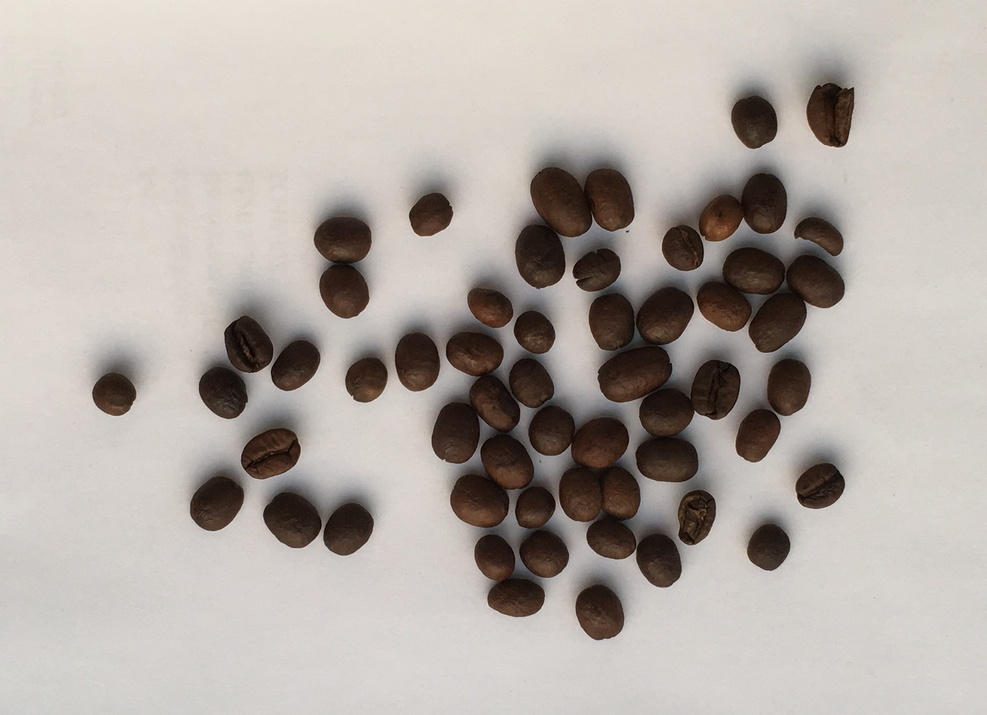
#> input picture exercises/source/exercise08/data/IMG_4272.JPG, 987 x 715 px, shrunk from 1870 x 1354 before the run
$ jupyter execute '04 Image analysis - bean counting.ipynb'   (older library calls are emulated)
#> lines starting #> are read from the running program, lines starting #| are printed output that depends on the picture; after the words box and inside, x2 and y2 are one past the last pixel; in counts of white or black regions, pixels touching at a corner belong together
## Bean counting using connected components and more to do multiple object detection

Now we have an image of many coffee beans and we want to count the number of coffee beans in the image.

[cell 1]
import numpy as np
import matplotlib.pyplot as plt
import scipy.misc
from scipy import ndimage
import imageio

[cell 2]
im_rgb = imageio.imread('data/IMG_4272.JPG')
#> im_rgb is the input picture: shape (715, 987, 3); mean R, G, B 178.9, 171.7, 165.6
original_gray = im_rgb[:,:,1] # take green channel to make grayscale image

[cell 3]
plt.imshow(original_gray, cmap='gray')
plt.colorbar();

Let's view our image is pseudocolor. This will be helpful for getting absolute intensity values from the images.

[cell 4]
plt.imshow(original_gray, cmap='jet')
plt.colorbar();

One thing we may notice are some very small details in the image which will not help us perform our bean counting task.

[cell 5]
im = ndimage.gaussian_filter(original_gray, sigma=10.0)

[cell 6]
plt.imshow(im, cmap='jet')
plt.colorbar();

## Question Part A

We now want to pick a single threshold. Ideally, this will perfectly decompose our image into connected components of coffee beans and a background.

Enter a threshold and describe why you chose this value. Use the variable `threshold`.

[cell 7]
# Enter your value here
threshold=60

(Here you should describe why you chose your particular threshold value.)

[cell 8]
thresholded = (im < threshold).astype(np.uint8)
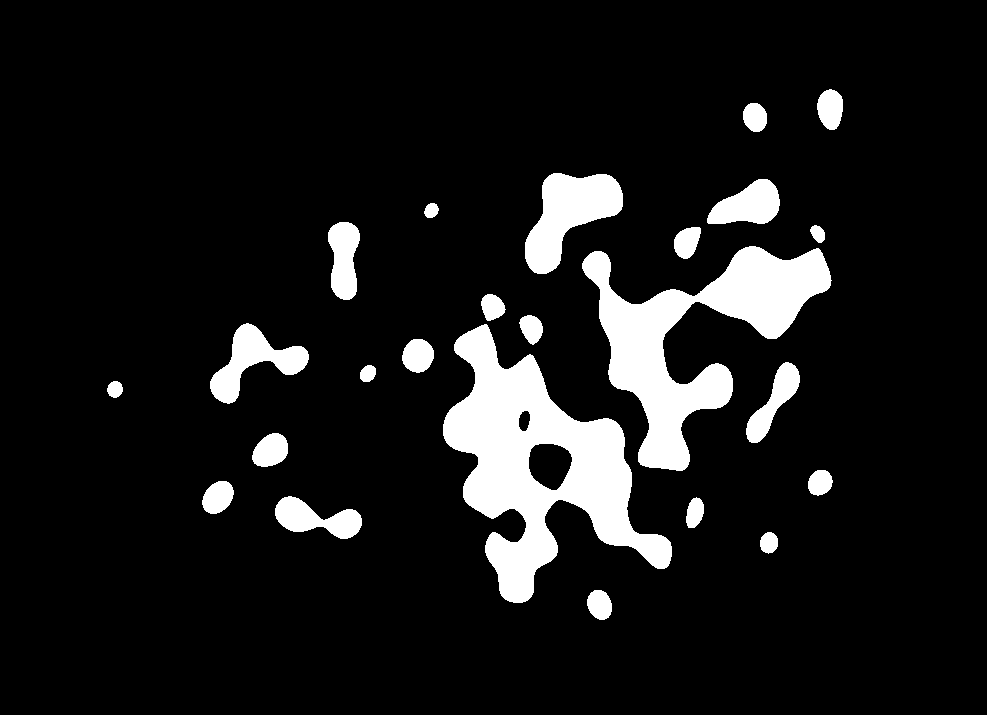
#> thresholded: shape (715, 987); values 0 (black) and 1 (white), 9.9% white; 24 white regions, largest, box (x1, y1, x2, y2) and area: (443, 324, 672, 603) 25478, (582, 246, 832, 471) 19886, (525, 173, 623, 274) 5302
plt.imshow(thresholded, cmap='gray')
plt.colorbar();

Now, we are once again going to use [connected components labeling](https://en.wikipedia.org/wiki/Connected-component_labeling) to detect objects in our binary image.

[cell 9]
labels, num_labels = ndimage.label(thresholded)
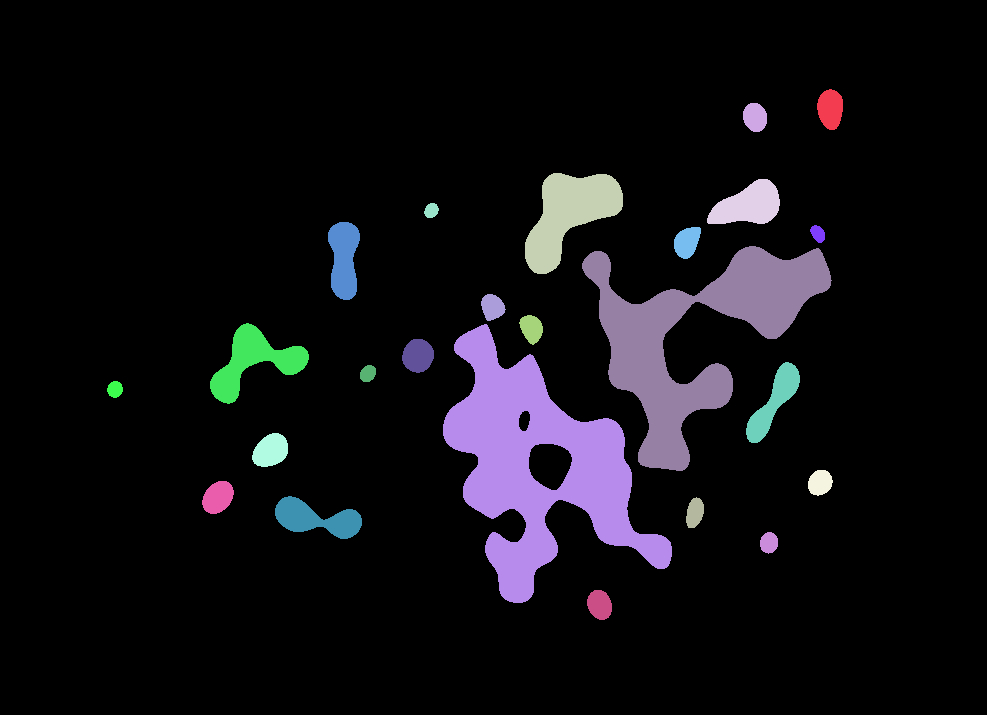
#> labels: shape (715, 987) int32; 25 distinct labels, from 0 to 24; one colour per label, 0 black
#> num_labels = 24
plt.imshow(labels, cmap='jet')
plt.colorbar();

# Detour: erosion and dilation (morphological operations)

Here we will take a small detour to demonstrate some morphological operations. You can read about morphological image processing [here](https://en.wikipedia.org/wiki/Mathematical_morphology).

We will first perform `erosion` 30 times in a row on our thresholded image. What does the erosion do?

[cell 10]
eroded = thresholded
for i in range(30):
    eroded = ndimage.binary_erosion(eroded)
#> eroded: shape (715, 987) bool; 0.23% white; 4 white regions, box (x1, y1, x2, y2) and area: (738, 276, 787, 309) 778, (474, 395, 506, 450) 565, (591, 469, 602, 495) 166, (493, 474, 506, 489) 87
plt.imshow(eroded.astype(np.uint8), cmap='gray')
plt.colorbar();

Now we will perform `dilation` 30 times in a row on our thresholded image. What does the dilation do?

[cell 11]
dilated = thresholded
for i in range(30):
    dilated = ndimage.binary_dilation(dilated)
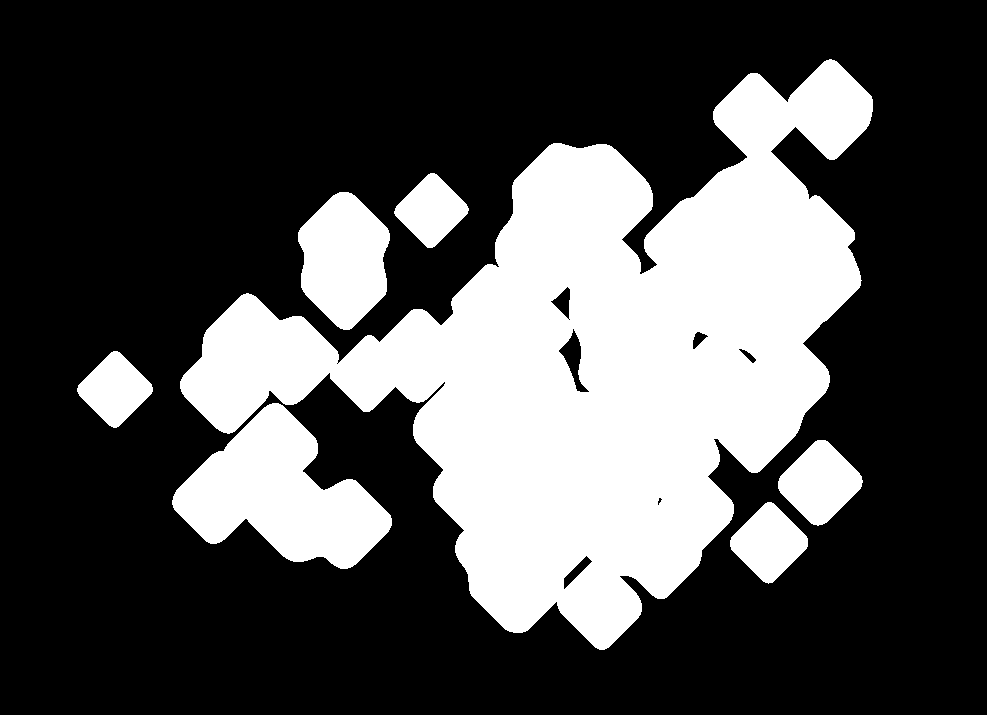
#> dilated: shape (715, 987) bool; 30.8% white; 7 white regions, largest, box (x1, y1, x2, y2) and area: (180, 59, 873, 650) 173810, (172, 403, 392, 569) 19299, (298, 192, 390, 330) 9089
plt.imshow(dilated.astype(np.uint8), cmap='gray')
plt.colorbar()

Now what about the combination of `erosion` with `dilation`?

[cell 12]
ed = thresholded
for i in range(30):
    ed = ndimage.binary_erosion(ed)
for i in range(30):
    ed = ndimage.binary_dilation(ed)
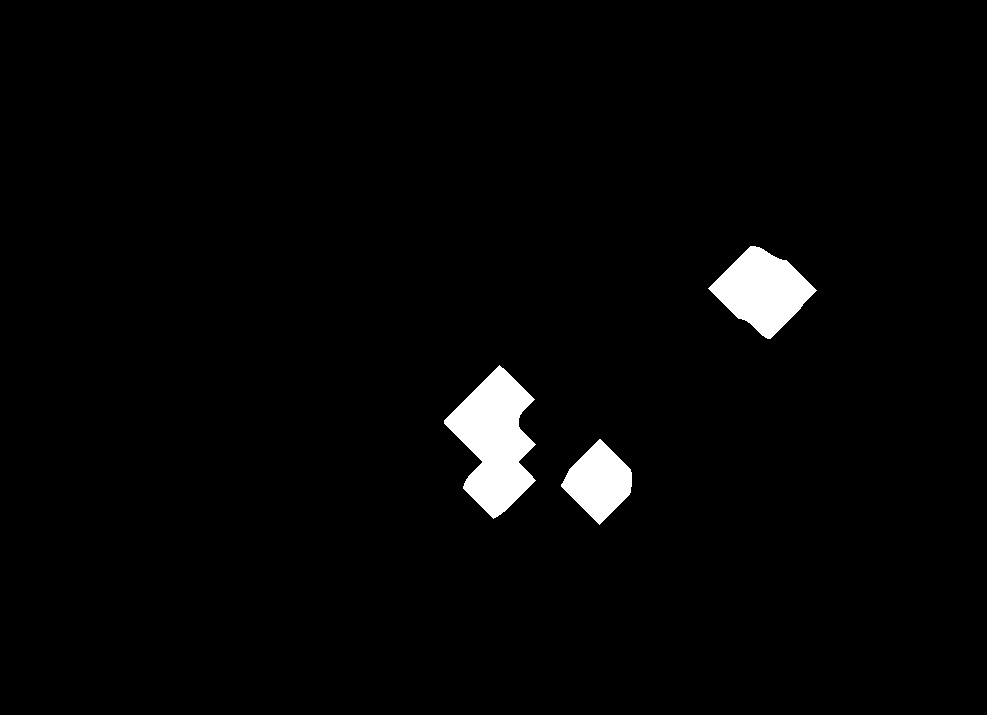
#> ed: shape (715, 987) bool; 2.4% white; 3 white regions, box (x1, y1, x2, y2) and area: (444, 365, 536, 519) 7954, (708, 246, 817, 339) 5578, (561, 439, 632, 525) 3556
plt.imshow(ed.astype(np.uint8), cmap='gray')
plt.colorbar();

# End of detour - no more morphological operations

Let's view our connected components labels a bit larger.

[cell 13]
fig, ax = plt.subplots(nrows=1, ncols=1, figsize=(10, 10))
labels, num_labels = ndimage.label(thresholded)
plt.imshow(labels, cmap='jet')
plt.colorbar();
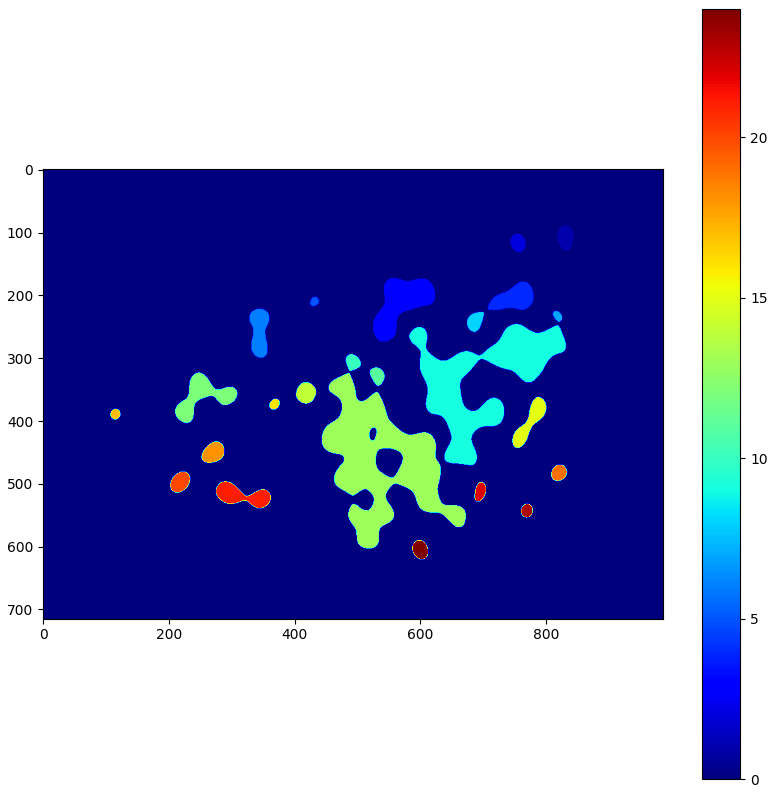
#> figure drawn by matplotlib, 2 panels

So, above are the labels for each connected component. Note that some individual coffee beans may be broken into two or more components and that sometimes multiple coffee beans may have been combined into one connected component.

Now we can calculate the "center of mass" of each connected component.

[cell 14]
coms = ndimage.center_of_mass(thresholded, labels, index=range(1,num_labels))
#> coms = 23 items, first 6: (108.5, 830), (116.8, 754.6), (213.9, 568.4), (204.7, 747.9), (210.1, 431), (258.7, 343.6)

## Question Part B

Change the parameters (and, if you like, change the processing steps) to label each coffee bean individually. Make a plot where each bean is marked with an "x".

You may like to change:

 - the image channel used (red, green, blue, an average of all channels, ...)
 - gaussian blur size
 - threshold used for binarization
 - optionally, any morphological image operations

[cell 15]
fig, ax = plt.subplots(nrows=1, ncols=1, figsize=(10, 10))
plt.imshow(im, cmap='gray')
plt.colorbar()
for com in coms:
    ax.plot([com[1]],[com[0]], 'x')
#> this loop made 23 passes
#> com on passes 1 to 12: (108.5, 830), (116.8, 754.6), (213.9, 568.4), (204.7, 747.9), (210.1, 431), (258.7, 343.6), (233.2, 817.5), (241.6, 686.6), (336.7, 695.9), (306.6, 492.1), (328.2, 531.1), (361.1, 253.1)
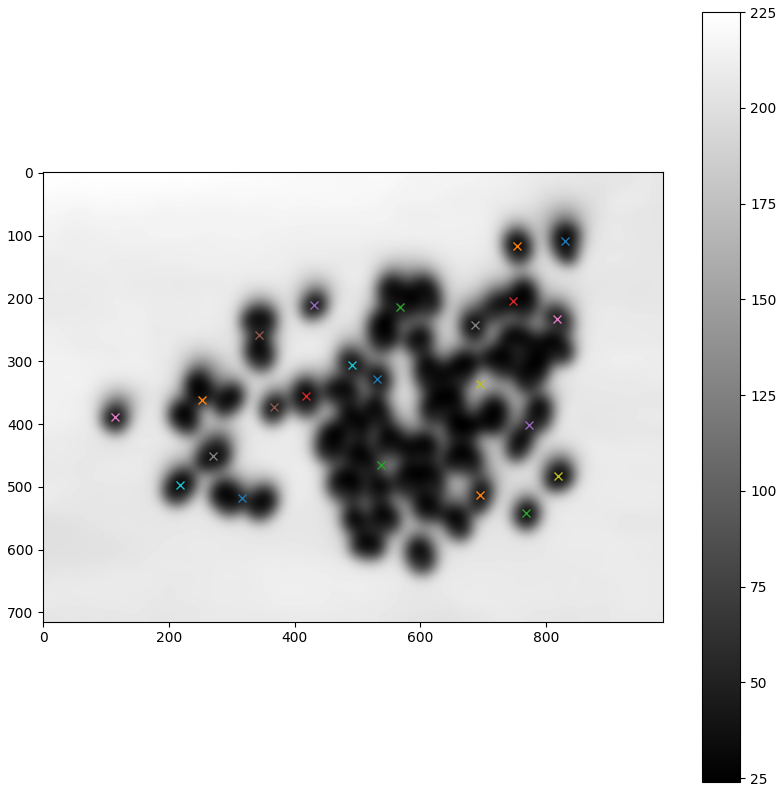
#> figure drawn by matplotlib, 2 panels
